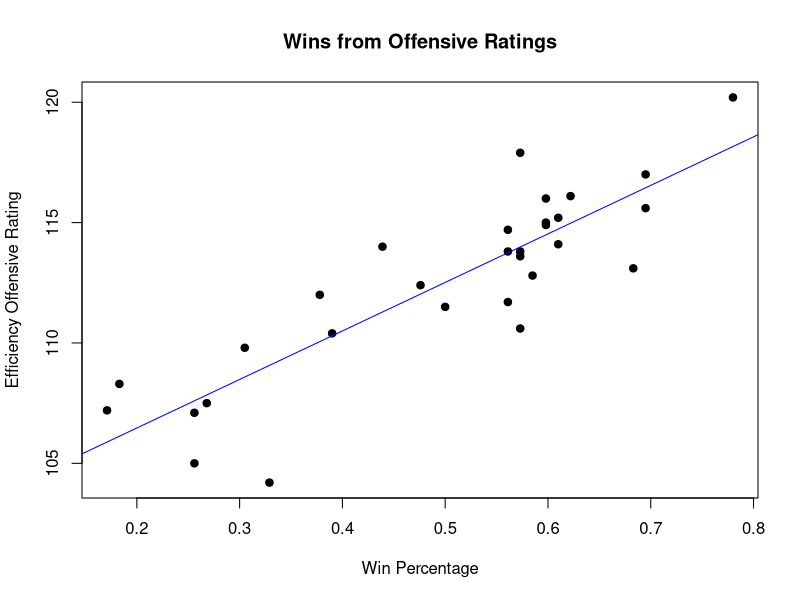
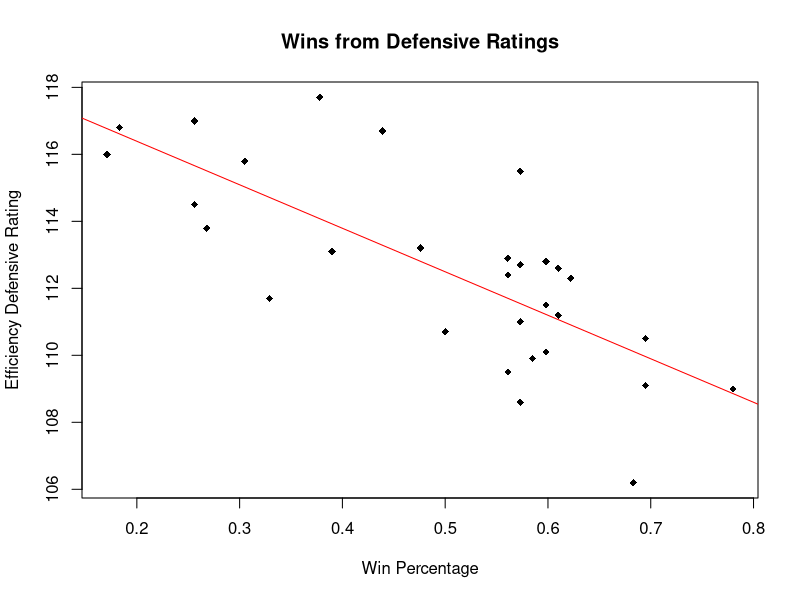
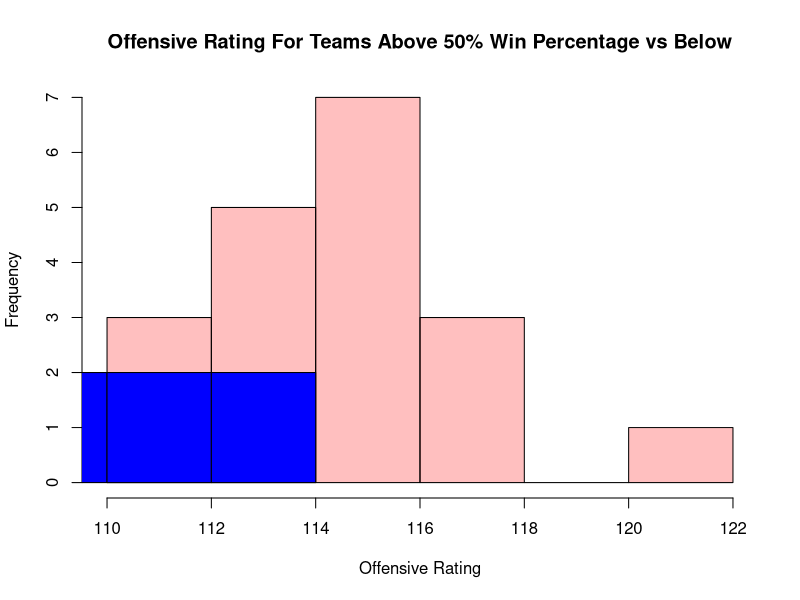
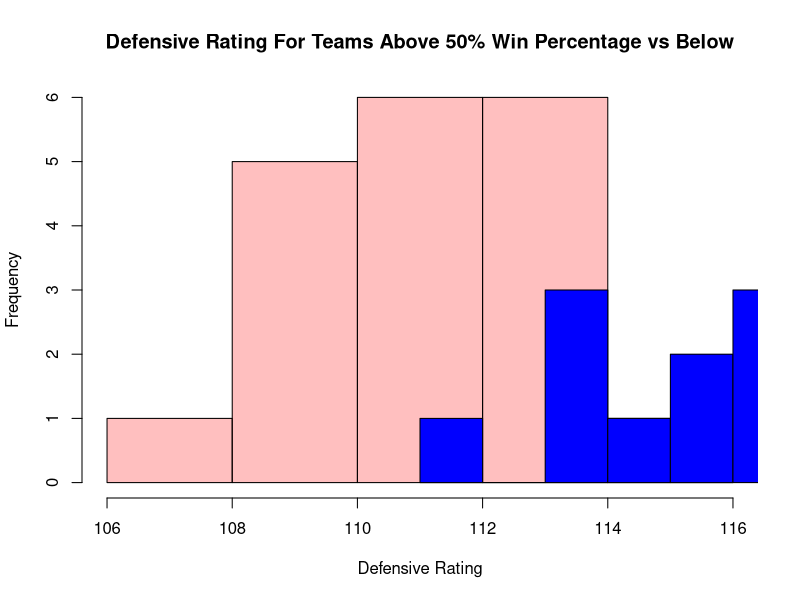
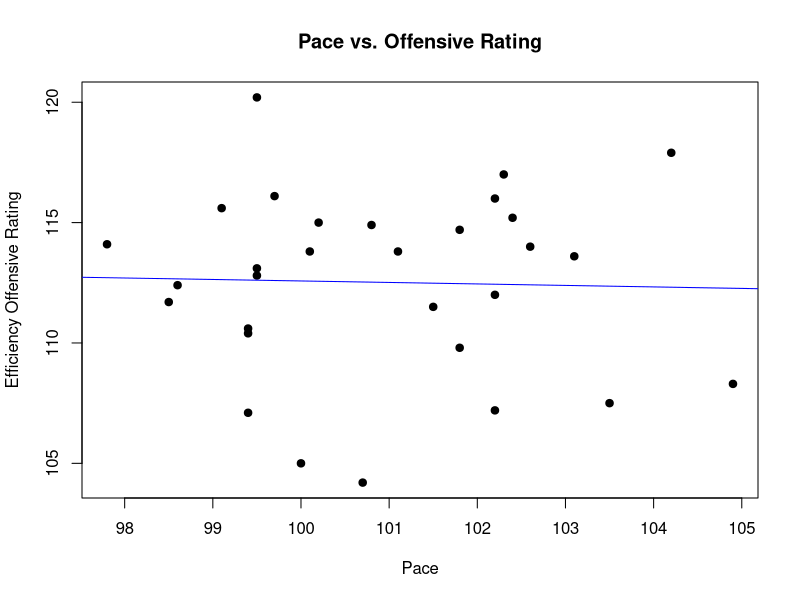
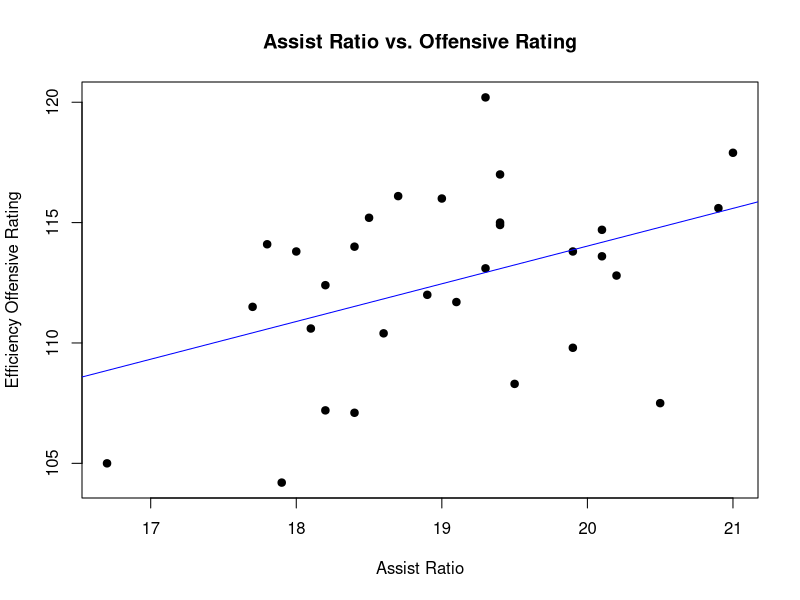
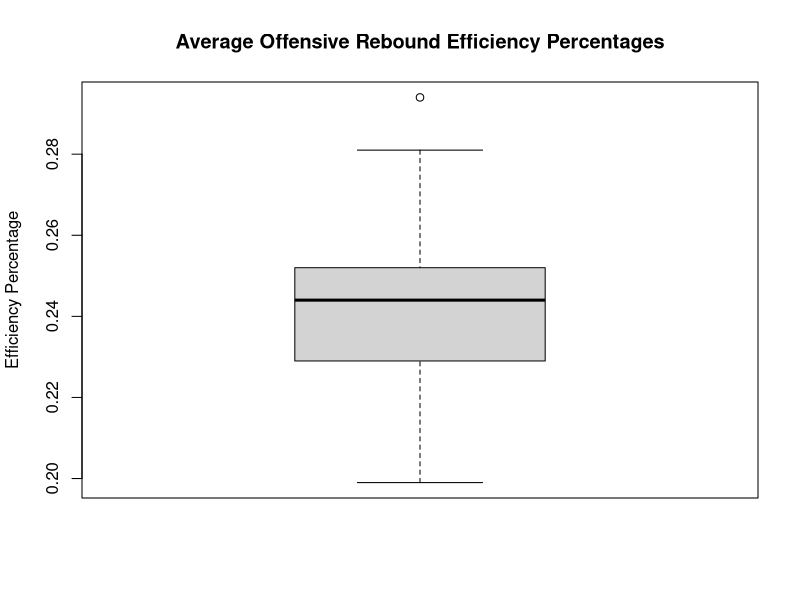
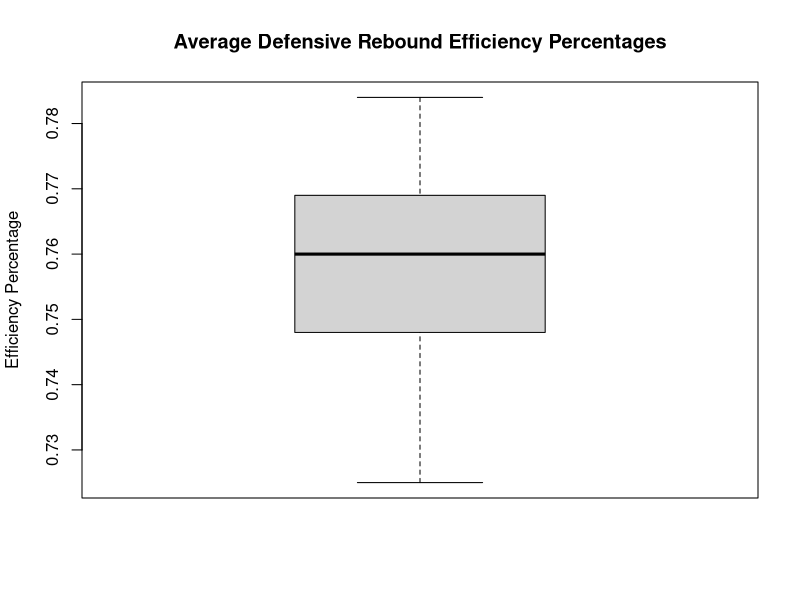

Source code (R) for these figures, in order:
## ---- chunk 1
Nba_stats <- read.csv("./Teams_Estimated_Metrics_Season23_24.csv")
Nba_stats
## ---- chunk 2
#| echo: false
2 * 2
## ---- chunk 3
plot(Nba_stats$W_PCT, Nba_stats$E_OFF_RATING, main = "Wins from Offensive Ratings", xlab = "Win Percentage", ylab = "Efficiency Offensive Rating", pch = 19)

abline(lm(E_OFF_RATING~W_PCT, data = Nba_stats), col = 'blue')
## ---- chunk 4
plot(Nba_stats$W_PCT, Nba_stats$E_DEF_RATING, main = "Wins from Defensive Ratings", xlab = "Win Percentage", ylab = "Efficiency Defensive Rating", pch = 18)

abline(lm(E_DEF_RATING~W_PCT, data = Nba_stats), col = 'red')
## ---- chunk 5
#head(Nba_stats, 15)
Nba_above_500 <- subset(Nba_stats, Nba_stats$W_PCT >= 0.500)
Nba_below_500 <- subset(Nba_stats, Nba_stats$W_PCT < 0.500)
col1 = rgb(1, 0, 0, 0.25)
col2 = rgb(0, 0, 1, 1)
hist(Nba_above_500$E_OFF_RATING, col = col1, main = "Offensive Rating For Teams Above 50% Win Percentage vs Below", xlab = "Offensive Rating")
hist(Nba_below_500$E_OFF_RATING, col = col2, add = TRUE)
## ---- chunk 6
col1 = rgb(1, 0, 0, 0.25)
col2 = rgb(0, 0, 1, 1)
hist(Nba_above_500$E_DEF_RATING, col = col1, main = "Defensive Rating For Teams Above 50% Win Percentage vs Below", xlab = "Defensive Rating")
hist(Nba_below_500$E_DEF_RATING, col = col2, add = TRUE)
## ---- chunk 7
plot(Nba_stats$E_PACE, Nba_stats$E_OFF_RATING, main = "Pace vs. Offensive Rating", xlab = "Pace", ylab = "Efficiency Offensive Rating", pch = 19)

abline(lm(E_OFF_RATING~E_PACE, data = Nba_stats), col = 'blue')
## ---- chunk 8
plot(Nba_stats$E_AST_RATIO, Nba_stats$E_OFF_RATING, main = "Assist Ratio vs. Offensive Rating", xlab = "Assist Ratio", ylab = "Efficiency Offensive Rating", pch = 19)

abline(lm(E_OFF_RATING~E_AST_RATIO, data = Nba_stats), col = 'blue')
## ---- chunk 9
boxplot(Nba_stats$E_OREB_PCT,
        ylab = "Efficiency Percentage",
        main = "Average Offensive Rebound Efficiency Percentages")
boxplot(Nba_stats$E_DREB_PCT,
        ylab = "Efficiency Percentage",
        main = "Average Defensive Rebound Efficiency Percentages")
## ---- chunk 10
plot(Nba_stats$W, Nba_stats$E_DREB_PCT,
     xlab = "Total Wins",
     ylab = "Defensive Rebound Efficiency Percentages",
     main = "Team Success vs. Defensive Rebound Efficiency")
